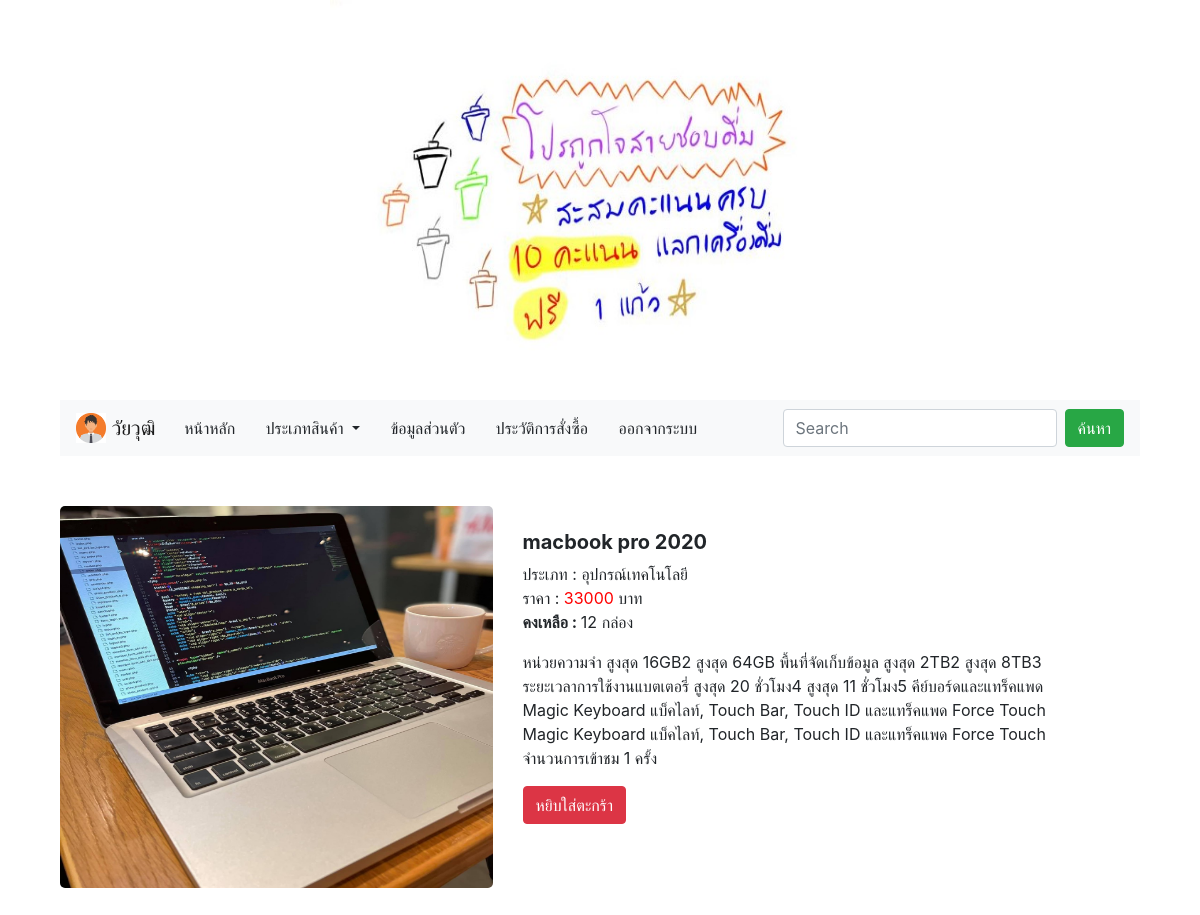
/member/prd.php?id=9 (signed in), run on the app's committed database.
### tables this page shows
CREATE TABLE `tbl_member` (
  `member_id` int(11) NOT NULL,
  `m_user` varchar(20) NOT NULL,
  `m_pass` varchar(20) NOT NULL,
  `m_level` varchar(50) NOT NULL,
  `m_name` varchar(100) NOT NULL,
  `m_email` varchar(100) NOT NULL,
  `m_tel` varchar(20) NOT NULL,
  `m_address` varchar(200) NOT NULL,
  `m_img` varchar(250) NOT NULL,
  `date_save` timestamp NOT NULL DEFAULT CURRENT_TIMESTAMP
);

CREATE TABLE `tbl_product` (
  `p_id` int(11) NOT NULL,
  `p_name` varchar(200) NOT NULL,
  `type_id` int(11) NOT NULL,
  `p_detail` text NOT NULL,
  `p_img` varchar(200) NOT NULL,
  `p_price` int(11) NOT NULL,
  `p_qty` varchar(11) NOT NULL,
  `p_unit` varchar(20) NOT NULL,
  `p_view` int(10) NOT NULL DEFAULT '0',
  `datesave` timestamp NOT NULL DEFAULT CURRENT_TIMESTAMP
);

CREATE TABLE `tbl_type` (
  `type_id` int(11) NOT NULL,
  `type_name` varchar(100) NOT NULL
);

### member/prd.php (the view, shortened to what this page needs)
<?php
include('h.php');
$p_id = $_GET["id"];
?>
<!DOCTYPE html>
<head>
  <?php include('../boot4.php');?>
</head>
<body>
  <div class="container">
    <?php
    include('banner.php');
    include('navbar.php');
    ?>
    <div class="row">
      <?php
      $sql = "SELECT * FROM tbl_product as p
      INNER JOIN tbl_type  as t ON p.type_id=t.type_id
      AND p_id = $p_id
      ";
      $result = mysqli_query($con, $sql) or die ("Error in query: $sql " . mysqli_error());
      $row = mysqli_fetch_array($result);
      ?>
      <div class="col-md-12">
        <div class="container" style="margin-top: 50px">
          <div class="row">
            <div class="col-md-5">
              <?php echo"<img src='../p_img/".$row['p_img']."'width='100%' height='80%' id='myImg'>";?>
            </div>
            <div class="col-md-6">
              <br>
              <h5><b><?php echo $row["p_name"];?></b></h5>
              <p>
                ประเภท : <?php echo $row["type_name"];?>
                <br>
                ราคา : <font color="red"> <?php echo $row["p_price"];?> </font> บาท  <br>
                <b>คงเหลือ : </b> <?php echo $row["p_qty"];?> <?php echo $row["p_unit"];?>
              </p>
              <?php echo $row["p_detail"];?>
              <br> จำนวนการเข้าชม  <?php echo $row["p_view"];?> ครั้ง
            <a href="index.php?p_id=<?php echo $row['p_id'];?>&act=add" class="btn btn-danger btn-xs"> <span class="glyphicon glyphicon-shopping-cart"></span>  หยิบใส่ตะกร้า </a>
          </div>
        </div>
      </div>
    </div>
  </div>
</div>
  </body>
</html>

### member/navbar.php (shortened to what this page needs)
<div class="container">
  <div class="row">
    <div class="col-md-12">
      <nav class="navbar navbar-expand-lg navbar-light bg-light" >
  <a class="navbar-brand" href="index.php?act=profile">
    <img src="../m_img/<?php echo $row['m_img']; ?>" width="30" height="30" class="d-inline-block align-top" alt="">
    <?php echo $row["m_name"]; ?>
  </a>
        <a class="btn btn-Light" href="index.php" role="button">หน้าหลัก</a>
        <div class="collapse navbar-collapse" id="navbarSupportedContent">
          <ul class="navbar-nav mr-auto">
          &nbsp;<div class="btn-group">
  <button type="button" class="btn btn-Light dropdown-toggle" data-toggle="dropdown" aria-haspopup="true" aria-expanded="false">
    ประเภทสินค้า
  </button>
</div>        &nbsp; <a class="btn btn-Light" href="index.php?act=profile" role="button">ข้อมูลส่วนตัว</a>
              &nbsp; <a class="btn btn-Light" href="my_order.php?page=mycart" role="button">ประวัติการสั่งซื้อ</a>
            <?php
            if ($member_id!='') {
              ?>
              &nbsp; <a class="btn btn-Light" href="../logout.php" role="button" onclick="return confirm('คุณต้องการออกจากระบบหรือไม่ ?')">ออกจากระบบ</a>
            <?php } ?>
          </ul>
          <form class="form-inline my-2 my-lg-0" name="qp" action="index.php" method="GET">
            <input class="form-control mr-sm-2" type="text" placeholder="Search" name="q">
            <button class="btn btn-success my-2 my-sm-0" type="submit">ค้นหา</button>
          </form>
        </div>
      </nav>
    </div>
  </div>
</div>

### member/prd.php (style rules this page uses)
#myImg { border-radius: 5px; cursor: pointer; transition: 0.3s; }

### data on the page
tbl_member: m_img (picture), m_name "วัยวุฒิ"
tbl_product: p_img (picture), p_name "macbook pro 2020", type.type_name "อุปกรณ์เทคโนโลยี", p_price "33000", p_qty "12", p_unit "กล่อง", p_detail "หน่วยความจำ สูงสุด 16GB2 สูงสุด 64GB พื้นที่จัดเก็บข้อมูล สูงสุด 2TB2 สูงสุด 8TB3 ระยะเวลาการใช้งานแบตเตอรี่ สูงสุด 20 ชั่วโมง4 สูงสุด 11 ชั่วโมง5 คีย์บอร์ดและแทร็คแพด Magic Keyboard แบ็คไลท์, Touch Bar, Touch ID และแทร็คแพด Force Touch Magic Keyboard แบ็คไลท์, Touch Bar, Touch ID และแทร็คแพด Force Touch", p_view "1"
